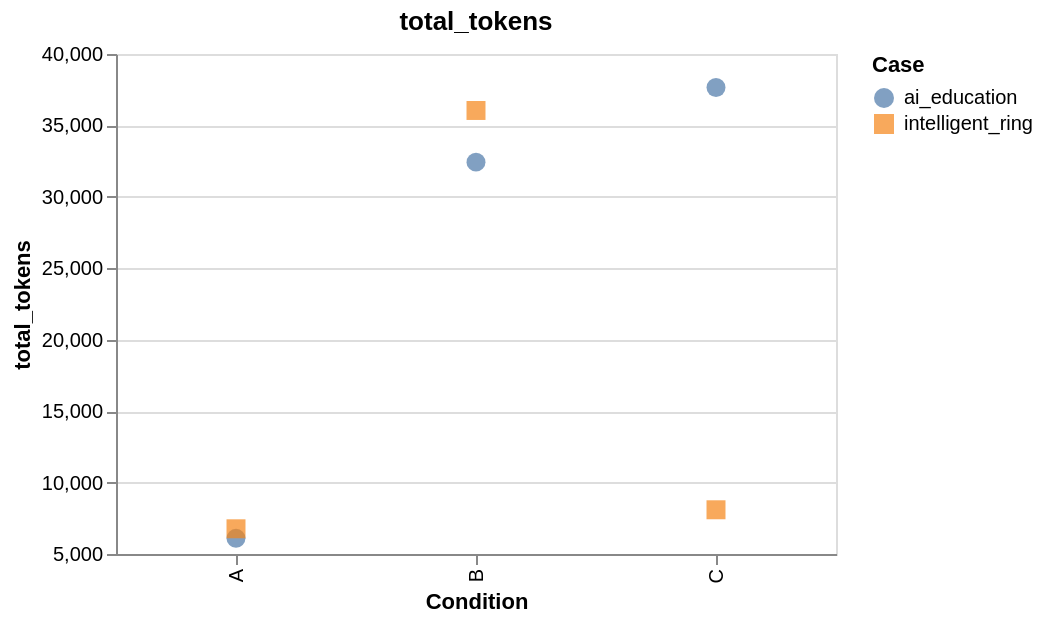

The Vega-Lite source for this figure:
### Vega-Lite specification from a JSON file in a GitHub repository (floating-point values rounded to 4 significant figures)
{"config": {"view": {"continuousWidth": 300, "continuousHeight": 300}}, "data": {"values": [{"case_id": "ai_education", "condition": "A", "value": 6095}, {"case_id": "ai_education", "condition": "B", "value": 32431}, {"case_id": "ai_education", "condition": "C", "value": 37660}, {"case_id": "intelligent_ring", "condition": "C", "value": 8096}, {"case_id": "intelligent_ring", "condition": "B", "value": 36047}, {"case_id": "intelligent_ring", "condition": "A", "value": 6765}]}, "mark": {"type": "point", "filled": true, "size": 90}, "encoding": {"color": {"field": "case_id", "title": "Case", "type": "nominal"}, "shape": {"field": "case_id", "type": "nominal"}, "tooltip": [{"field": "case_id", "type": "nominal"}, {"field": "condition", "type": "nominal"}, {"field": "value", "type": "quantitative"}], "x": {"field": "condition", "sort": ["A", "B", "C", "D"], "title": "Condition", "type": "nominal"}, "y": {"field": "value", "scale": {"zero": false}, "title": "total_tokens", "type": "quantitative"}}, "height": 250, "title": "total_tokens", "width": 360, "$schema": "https://vega.github.io/schema/vega-lite/v6.4.1.json"}
